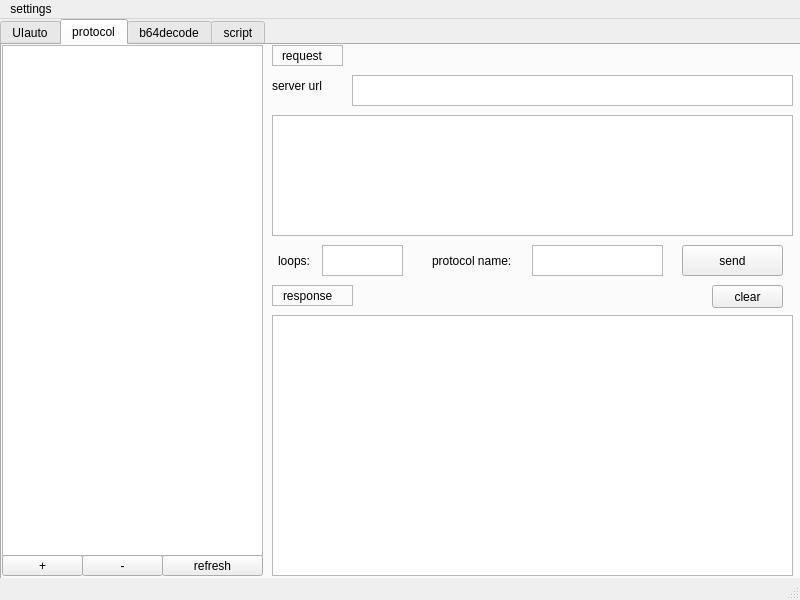
<?xml version="1.0" encoding="UTF-8"?>
<ui version="4.0">
 <class>MainWindow</class>
 <widget class="QMainWindow" name="MainWindow">
  <property name="geometry">
   <rect>
    <x>0</x>
    <y>0</y>
    <width>800</width>
    <height>600</height>
   </rect>
  </property>
  <property name="windowTitle">
   <string>QATools</string>
  </property>
  <widget class="QWidget" name="centralwidget">
   <widget class="QTabWidget" name="tabWidget">
    <property name="geometry">
     <rect>
      <x>0</x>
      <y>0</y>
      <width>801</width>
      <height>581</height>
     </rect>
    </property>
    <property name="contextMenuPolicy">
     <enum>Qt::DefaultContextMenu</enum>
    </property>
    <property name="currentIndex">
     <number>1</number>
    </property>
    <widget class="QWidget" name="tab">
     <attribute name="title">
      <string>UIauto</string>
     </attribute>
     <widget class="QTextEdit" name="testPlanEdit">
      <property name="geometry">
       <rect>
        <x>0</x>
        <y>80</y>
        <width>791</width>
        <height>381</height>
       </rect>
      </property>
      <property name="font">
       <font>
        <weight>50</weight>
        <bold>false</bold>
       </font>
      </property>
      <property name="frameShape">
       <enum>QFrame::Box</enum>
      </property>
      <property name="frameShadow">
       <enum>QFrame::Raised</enum>
      </property>
     </widget>
     <widget class="QLabel" name="label_8">
      <property name="geometry">
       <rect>
        <x>0</x>
        <y>50</y>
        <width>101</width>
        <height>21</height>
       </rect>
      </property>
      <property name="font">
       <font>
        <pointsize>15</pointsize>
       </font>
      </property>
      <property name="text">
       <string>Test Plan:</string>
      </property>
     </widget>
     <widget class="QPushButton" name="runButton">
      <property name="geometry">
       <rect>
        <x>660</x>
        <y>480</y>
        <width>114</width>
        <height>51</height>
       </rect>
      </property>
      <property name="font">
       <font>
        <family>Lucida Grande</family>
        <pointsize>19</pointsize>
        <weight>50</weight>
        <italic>false</italic>
        <bold>false</bold>
        <underline>false</underline>
        <kerning>true</kerning>
       </font>
      </property>
      <property name="text">
       <string>run</string>
      </property>
     </widget>
     <widget class="QPushButton" name="saveButton">
      <property name="geometry">
       <rect>
        <x>520</x>
        <y>480</y>
        <width>111</width>
        <height>51</height>
       </rect>
      </property>
      <property name="font">
       <font>
        <pointsize>19</pointsize>
       </font>
      </property>
      <property name="text">
       <string>save</string>
      </property>
     </widget>
     <widget class="QPushButton" name="generateScriptButton">
      <property name="geometry">
       <rect>
        <x>10</x>
        <y>490</y>
        <width>161</width>
        <height>32</height>
       </rect>
      </property>
      <property name="text">
       <string>generate script</string>
      </property>
     </widget>
     <widget class="QCheckBox" name="checkBox">
      <property name="geometry">
       <rect>
        <x>210</x>
        <y>489</y>
        <width>87</width>
        <height>31</height>
       </rect>
      </property>
      <property name="text">
       <string>record</string>
      </property>
     </widget>
     <widget class="QLabel" name="label_9">
      <property name="geometry">
       <rect>
        <x>1</x>
        <y>9</y>
        <width>81</width>
        <height>31</height>
       </rect>
      </property>
      <property name="text">
       <string>auto file url:</string>
      </property>
     </widget>
     <widget class="QTextEdit" name="autoUrlEdit">
      <property name="geometry">
       <rect>
        <x>90</x>
        <y>10</y>
        <width>601</width>
        <height>31</height>
       </rect>
      </property>
     </widget>
     <widget class="QPushButton" name="openButton">
      <property name="geometry">
       <rect>
        <x>693</x>
        <y>10</y>
        <width>91</width>
        <height>32</height>
       </rect>
      </property>
      <property name="text">
       <string>open</string>
      </property>
     </widget>
    </widget>
    <widget class="QWidget" name="tab_2">
     <attribute name="title">
      <string>protocol</string>
     </attribute>
     <widget class="QListView" name="listView">
      <property name="geometry">
       <rect>
        <x>0</x>
        <y>0</y>
        <width>261</width>
        <height>511</height>
       </rect>
      </property>
     </widget>
     <widget class="QLabel" name="label">
      <property name="geometry">
       <rect>
        <x>260</x>
        <y>200</y>
        <width>71</width>
        <height>31</height>
       </rect>
      </property>
      <property name="text">
       <string>loops:</string>
      </property>
      <property name="margin">
       <number>0</number>
      </property>
      <property name="indent">
       <number>16</number>
      </property>
     </widget>
     <widget class="QTextEdit" name="textEdit">
      <property name="geometry">
       <rect>
        <x>270</x>
        <y>70</y>
        <width>521</width>
        <height>121</height>
       </rect>
      </property>
     </widget>
     <widget class="QTextEdit" name="textEdit_2">
      <property name="geometry">
       <rect>
        <x>320</x>
        <y>200</y>
        <width>81</width>
        <height>31</height>
       </rect>
      </property>
     </widget>
     <widget class="QLabel" name="label_2">
      <property name="geometry">
       <rect>
        <x>270</x>
        <y>0</y>
        <width>71</width>
        <height>21</height>
       </rect>
      </property>
      <property name="frameShape">
       <enum>QFrame::StyledPanel</enum>
      </property>
      <property name="text">
       <string>request</string>
      </property>
      <property name="textFormat">
       <enum>Qt::PlainText</enum>
      </property>
      <property name="scaledContents">
       <bool>false</bool>
      </property>
      <property name="wordWrap">
       <bool>false</bool>
      </property>
      <property name="margin">
       <number>2</number>
      </property>
      <property name="indent">
       <number>9</number>
      </property>
     </widget>
     <widget class="QLabel" name="label_3">
      <property name="geometry">
       <rect>
        <x>270</x>
        <y>240</y>
        <width>81</width>
        <height>21</height>
       </rect>
      </property>
      <property name="frameShape">
       <enum>QFrame::StyledPanel</enum>
      </property>
      <property name="text">
       <string>response</string>
      </property>
      <property name="textFormat">
       <enum>Qt::PlainText</enum>
      </property>
      <property name="margin">
       <number>0</number>
      </property>
      <property name="indent">
       <number>10</number>
      </property>
     </widget>
     <widget class="QPushButton" name="pushButton">
      <property name="geometry">
       <rect>
        <x>680</x>
        <y>200</y>
        <width>101</width>
        <height>31</height>
       </rect>
      </property>
      <property name="text">
       <string>send</string>
      </property>
     </widget>
     <widget class="QLabel" name="label_4">
      <property name="geometry">
       <rect>
        <x>270</x>
        <y>30</y>
        <width>71</width>
        <height>21</height>
       </rect>
      </property>
      <property name="frameShadow">
       <enum>QFrame::Plain</enum>
      </property>
      <property name="text">
       <string>server url</string>
      </property>
     </widget>
     <widget class="QTextEdit" name="textEdit_3">
      <property name="geometry">
       <rect>
        <x>350</x>
        <y>30</y>
        <width>441</width>
        <height>31</height>
       </rect>
      </property>
     </widget>
     <widget class="QLabel" name="label_5">
      <property name="geometry">
       <rect>
        <x>430</x>
        <y>205</y>
        <width>101</width>
        <height>21</height>
       </rect>
      </property>
      <property name="text">
       <string>protocol name:</string>
      </property>
     </widget>
     <widget class="QTextEdit" name="textEdit_4">
      <property name="geometry">
       <rect>
        <x>530</x>
        <y>200</y>
        <width>131</width>
        <height>31</height>
       </rect>
      </property>
     </widget>
     <widget class="QPushButton" name="pushButton_2">
      <property name="geometry">
       <rect>
        <x>710</x>
        <y>240</y>
        <width>71</width>
        <height>23</height>
       </rect>
      </property>
      <property name="text">
       <string>clear</string>
      </property>
     </widget>
     <widget class="QTextBrowser" name="textBrowser">
      <property name="geometry">
       <rect>
        <x>270</x>
        <y>270</y>
        <width>521</width>
        <height>261</height>
       </rect>
      </property>
     </widget>
     <widget class="QPushButton" name="addProtoBuf">
      <property name="geometry">
       <rect>
        <x>0</x>
        <y>510</y>
        <width>81</width>
        <height>21</height>
       </rect>
      </property>
      <property name="text">
       <string>+</string>
      </property>
     </widget>
     <widget class="QPushButton" name="deleteProtoBuf">
      <property name="geometry">
       <rect>
        <x>80</x>
        <y>510</y>
        <width>81</width>
        <height>21</height>
       </rect>
      </property>
      <property name="text">
       <string>-</string>
      </property>
     </widget>
     <widget class="QPushButton" name="refreshList">
      <property name="geometry">
       <rect>
        <x>160</x>
        <y>510</y>
        <width>101</width>
        <height>21</height>
       </rect>
      </property>
      <property name="text">
       <string>refresh</string>
      </property>
     </widget>
    </widget>
    <widget class="QWidget" name="tab_3">
     <attribute name="title">
      <string>b64decode</string>
     </attribute>
     <widget class="QTextEdit" name="textEdit_5">
      <property name="geometry">
       <rect>
        <x>20</x>
        <y>40</y>
        <width>761</width>
        <height>181</height>
       </rect>
      </property>
     </widget>
     <widget class="QLabel" name="label_6">
      <property name="geometry">
       <rect>
        <x>20</x>
        <y>10</y>
        <width>91</width>
        <height>16</height>
       </rect>
      </property>
      <property name="text">
       <string>base64 data:</string>
      </property>
     </widget>
     <widget class="QPushButton" name="pushButton_3">
      <property name="geometry">
       <rect>
        <x>170</x>
        <y>240</y>
        <width>451</width>
        <height>41</height>
       </rect>
      </property>
      <property name="text">
       <string>decode</string>
      </property>
     </widget>
     <widget class="QTextBrowser" name="textBrowser_2">
      <property name="geometry">
       <rect>
        <x>20</x>
        <y>320</y>
        <width>761</width>
        <height>181</height>
       </rect>
      </property>
     </widget>
     <widget class="QLabel" name="label_7">
      <property name="geometry">
       <rect>
        <x>20</x>
        <y>286</y>
        <width>71</width>
        <height>20</height>
       </rect>
      </property>
      <property name="text">
       <string>URL data:</string>
      </property>
     </widget>
    </widget>
    <widget class="QWidget" name="tab_4">
     <attribute name="title">
      <string>script</string>
     </attribute>
     <widget class="QListView" name="listView_2">
      <property name="geometry">
       <rect>
        <x>0</x>
        <y>0</y>
        <width>256</width>
        <height>531</height>
       </rect>
      </property>
     </widget>
     <widget class="QTextBrowser" name="descriptionText">
      <property name="geometry">
       <rect>
        <x>270</x>
        <y>141</y>
        <width>511</width>
        <height>61</height>
       </rect>
      </property>
     </widget>
     <widget class="QTextEdit" name="argumentText">
      <property name="geometry">
       <rect>
        <x>270</x>
        <y>30</y>
        <width>511</width>
        <height>31</height>
       </rect>
      </property>
     </widget>
     <widget class="QLabel" name="label_10">
      <property name="geometry">
       <rect>
        <x>270</x>
        <y>110</y>
        <width>91</width>
        <height>21</height>
       </rect>
      </property>
      <property name="frameShape">
       <enum>QFrame::WinPanel</enum>
      </property>
      <property name="text">
       <string>description：</string>
      </property>
     </widget>
     <widget class="QLabel" name="label_11">
      <property name="geometry">
       <rect>
        <x>270</x>
        <y>6</y>
        <width>81</width>
        <height>20</height>
       </rect>
      </property>
      <property name="frameShape">
       <enum>QFrame::WinPanel</enum>
      </property>
      <property name="text">
       <string>argument：</string>
      </property>
     </widget>
     <widget class="QLabel" name="label_12">
      <property name="geometry">
       <rect>
        <x>270</x>
        <y>250</y>
        <width>71</width>
        <height>21</height>
       </rect>
      </property>
      <property name="layoutDirection">
       <enum>Qt::LeftToRight</enum>
      </property>
      <property name="frameShape">
       <enum>QFrame::WinPanel</enum>
      </property>
      <property name="text">
       <string>response：</string>
      </property>
      <property name="textFormat">
       <enum>Qt::PlainText</enum>
      </property>
     </widget>
     <widget class="QTextBrowser" name="scriptResponse">
      <property name="geometry">
       <rect>
        <x>270</x>
        <y>280</y>
        <width>511</width>
        <height>251</height>
       </rect>
      </property>
     </widget>
     <widget class="QPushButton" name="runScriptBtn">
      <property name="geometry">
       <rect>
        <x>270</x>
        <y>210</y>
        <width>511</width>
        <height>41</height>
       </rect>
      </property>
      <property name="text">
       <string>run script</string>
      </property>
     </widget>
     <widget class="QPushButton" name="clearScriptResponse">
      <property name="geometry">
       <rect>
        <x>660</x>
        <y>250</y>
        <width>114</width>
        <height>32</height>
       </rect>
      </property>
      <property name="text">
       <string>clear</string>
      </property>
     </widget>
     <widget class="QLabel" name="label_13">
      <property name="geometry">
       <rect>
        <x>270</x>
        <y>80</y>
        <width>31</width>
        <height>16</height>
       </rect>
      </property>
      <property name="text">
       <string>URL:</string>
      </property>
     </widget>
     <widget class="QTextEdit" name="URLText">
      <property name="geometry">
       <rect>
        <x>310</x>
        <y>70</y>
        <width>471</width>
        <height>31</height>
       </rect>
      </property>
     </widget>
    </widget>
   </widget>
  </widget>
  <widget class="QMenuBar" name="menubar">
   <property name="geometry">
    <rect>
     <x>0</x>
     <y>0</y>
     <width>800</width>
     <height>22</height>
    </rect>
   </property>
   <widget class="QMenu" name="menuSetting">
    <property name="title">
     <string>settings</string>
    </property>
    <widget class="QMenu" name="menuProtocol_config_file">
     <property name="title">
      <string>protocol config file</string>
     </property>
     <addaction name="actionImport"/>
     <addaction name="actionExport"/>
    </widget>
    <addaction name="actionUpdate"/>
    <addaction name="separator"/>
    <addaction name="menuProtocol_config_file"/>
   </widget>
   <addaction name="menuSetting"/>
  </widget>
  <widget class="QStatusBar" name="statusbar"/>
  <action name="actionUpdate">
   <property name="text">
    <string>update</string>
   </property>
  </action>
  <action name="actionChoose_config">
   <property name="text">
    <string>choose configurations</string>
   </property>
  </action>
  <action name="actionImport">
   <property name="text">
    <string>import</string>
   </property>
  </action>
  <action name="actionExport">
   <property name="text">
    <string>export</string>
   </property>
  </action>
  <action name="actionImport_2">
   <property name="text">
    <string>import</string>
   </property>
  </action>
 </widget>
 <resources/>
 <connections/>
</ui>
